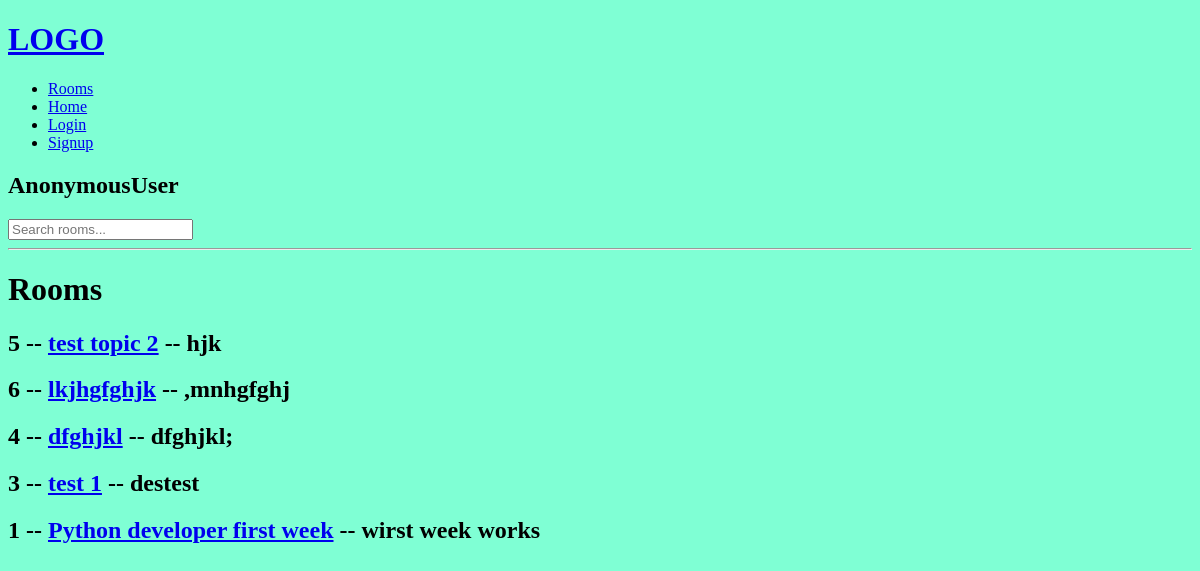
Page /rooms/ on the earlier database version.
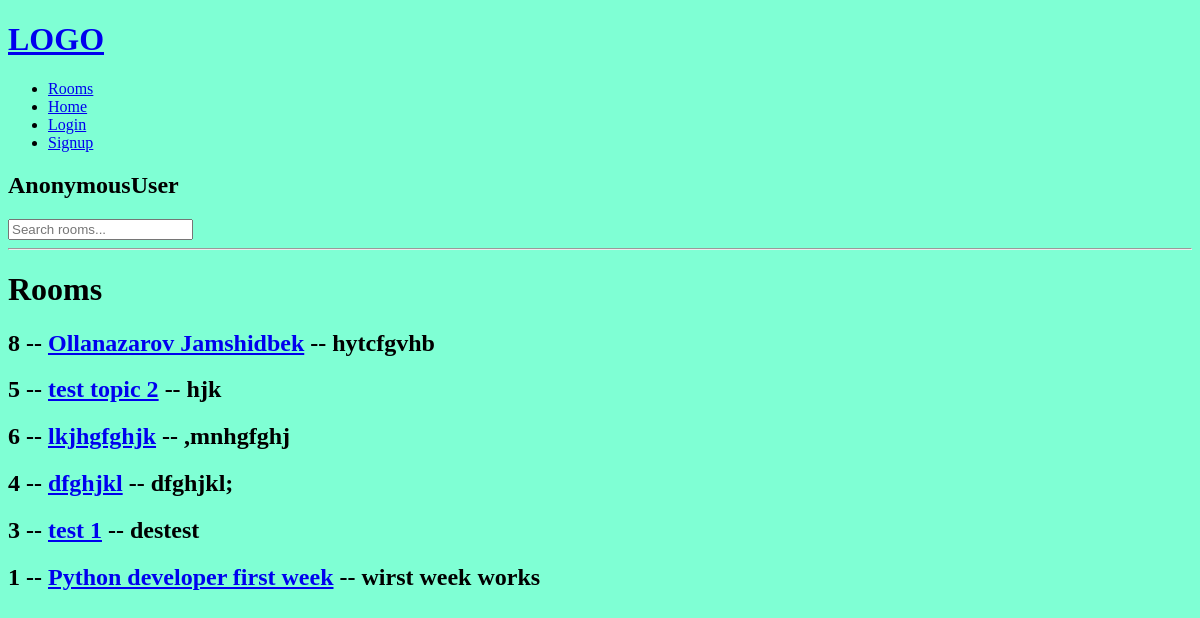
Same page on the later database version.
### base/models.py (models this page shows, shortened)
class Room(models.Model):
    host = models.ForeignKey(User, on_delete=models.SET_NULL, null=True)
    topic = models.ForeignKey(Topic, on_delete=models.SET_NULL, null=True)
    participants = models.ManyToManyField(User, related_name='participants', blank=True)
    name = models.CharField(max_length=200)
    description = models.TextField()
    updated = models.DateTimeField(auto_now=True)
    created = models.DateTimeField(auto_now_add = True)
    class Meta:
        ordering = ['-updated', '-created']

### base/views.py (the view)
# urls.py: path("rooms/", views.rooms, name="rooms"),
def rooms(request):
    rooms_data = Room.objects.all()
    context = {'rooms': rooms_data}
    return render(request, "base/rooms.html", context)

### base/templates/base/rooms.html (shortened to what this page needs)
{% extends "main.html" %}
{% block content %}
<div>
    <h1>Rooms</h1>
    {% for room in rooms %}
    <div>
        <h2>{{ room.id }} -- <a href="{% url 'room' room.id %}">{{ room.name }}</a> -- {{ room.description }}</h2>
    </div>
    {% endfor %}
</div>
{% endblock content %}

Differences in the rows shown:
added Room: id "8", name "Ollanazarov Jamshidbek", description "hytcfgvhb"
